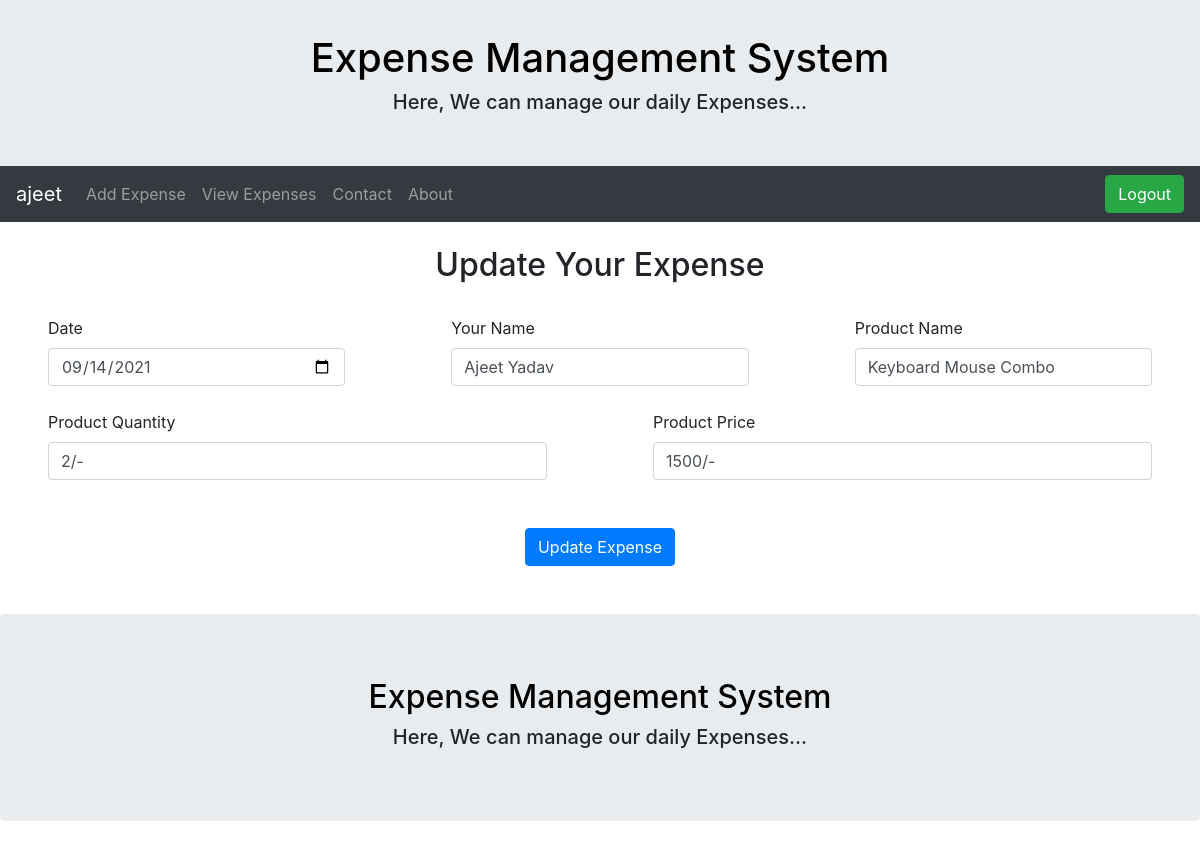
Screenshot of /update/4 (signed in) with the database file from the repository.
### tables this page shows
CREATE TABLE Products (
	date_ VARCHAR NOT NULL,
	id INTEGER PRIMARY KEY AUTOINCREMENT,
	name TEXT NOT NULL,
	products TEXT NOT NULL,
	prod_qnty TEXT NOT NULL,
	prod_price TEXT NOT NULL );

### app.py (the view, shortened to what this page needs)
@app.route('/update/<int:id>',methods=['POST','GET'])
def update(id):
    if 'user' in session:
        connection = sqlite3.connect("users.db")
        connection.row_factory = sqlite3.Row
        cursor = connection.cursor()
        cursor.execute('select * from Products WHERE id={0}'.format(id))
        rows = cursor.fetchone()
        connection.close()
        return render_template('update.html',rows = rows)
    else:
        return redirect(url_for('login'))

### Templates/update.html (shortened to what this page needs)
{% extends 'layout.html'%}
{% block content%}
<!DOCTYPE html>
<html lang="en" dir="ltr">
<head>
</head>
<body>
  <br>
  <center>
    <h2>Update Your Expense</h2>
    <br>
  </center>
  <form method="post" >
    <div class="form-row">
    <div class="col  mx-sm-5">
      <label>Date</label>
      <input type="date" class="form-control" name="date" value="{{rows['date_']}}" required>
    </div>
    <div class="col mx-sm-5">
      <label>Your Name</label>
      <input type="text" class="form-control" name='name' value="{{rows['name']}}" required>
    </div>
    <div class="col mx-sm-5">
      <label>Product Name</label>
      <input type="text" class="form-control" name='prod_name' value="{{rows['Products']}}" required>
    </div>
  </div>
  <br>
    <div class="form-row">
    <div class="col  mx-sm-5">
      <label>Product Quantity</label>
      <input type="text" class="form-control" name='prod_Qty' value="{{rows['prod_qnty']}}" required>
    </div>
    <div class="col mx-sm-5">
      <label>Product Price</label>
      <input type="text" class="form-control" name='price' value="{{rows['prod_price']}}" required>
    </div>
  </div>
  <br><br>
  <center>
    <div class="form-row">
    <div class="col mx-sm-5">
      <button class="btn btn-primary" type="submit">Update Expense</button>
    </div>
    </div>
  </center>
  <br><br>
</form>
</body>
</html>
{% endblock %}

### rows the page displays
Products: date "09/14/2021", name "Ajeet Yadav", prod_name "Keyboard Mouse Combo", prod_Qty "2/-", price "1500/-"

### other values shown
{{ session["user"] }} "ajeet"
